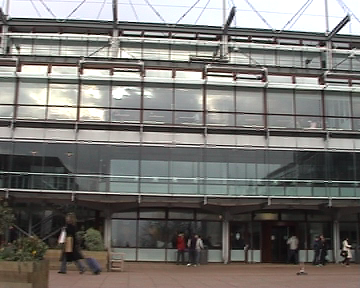
%> input picture mvg/images/parade1.bmp, 360 x 288 px; its folder holds only this picture in this run
$ octave cvpr_computedescriptors.m   (GNU Octave 9; MATLAB toolbox functions it lacks are replaced by stand-ins)
%> lines starting %> are read from the running program, lines starting %| are printed output that depends on the picture; in (x1, y1, x2, y2) boxes, pixels count from 0 and x2, y2 are one past the last pixel; in counts of white or black regions, pixels touching at a corner belong together; the program's own positions count from 1
### spatial_grid_combined/spatial_grid_combined.m
function F=spatial_grid_combined(img, R, C, Q)

%% Input params:
% img:      RGB image
% rows:     number of row cells
% cols:     number of col cells
% Q:        Number of angle quantisation levels
%% Output:
% F:        Feature vector of img
F = [];
img_colour = img;
im = rgb2gray(img);
im=im2double(im);

% Gy = Gx'
Gx=[1 0 -1; 2 0 -2; 1 0 -1];
Gy=[1 2 1; 0 0 0; -1 -2 -1];

f_x = conv2(im, Gx, 'same');
f_y = conv2(im, Gy, 'same');

magnitude = zeros(size(im));
orientation = zeros(size(im));

[rows, cols] = size(im);

for i=1:rows
    for j=1:cols
        magnitude(i,j) = sqrt(f_x(i,j)^2+f_y(i,j)^2);
        orientation(i,j)=atan2(f_y(i,j),f_x(i,j));
        %orientation(i,j)=atan(f_y(i,j)/f_x(i,j));
    end
end


thresholded_magnitude = (magnitude>(pi/10));

grid_img = create_grid(im, R, C);
[row_size, col_size, ~] = size(grid_img);
valid = size(grid_img{1,1});

thresholded_mag_grid = create_grid(thresholded_magnitude, R, C);
orient_grid = create_grid(orientation, R, C);
img_colour_grid = create_grid(img_colour, R, C);

for i=1:row_size
    for j=1:col_size
        if (size(grid_img{i,j})==valid)
            current_colour_grid = img_colour_grid{i, j};
            [rr, cc] = size(grid_img{i, j});
            curr_thresholded_mag_grid = thresholded_mag_grid{i, j};
            curr_orient_grid = orient_grid{i,j};
            curr_orient_grid = curr_orient_grid+pi; % Adjust range from [-pi, pi] to [0, 2pi]
            distinguishable_edges_indexes = find(curr_thresholded_mag_grid>0);

            temp = [];
            [END, ~] = size(distinguishable_edges_indexes);
            for idx=1:END
                curr_edge_idx = distinguishable_edges_indexes(idx);
                curr_orient_cell = curr_orient_grid(curr_edge_idx);
                temp = [temp, curr_orient_cell];

            end

            temp = floor(temp.*Q);
            h = histogram(temp, Q);
            total_area = rr*cc;
            norm_h = h.Values/total_area;
            F = [F, norm_h];

            overall_mean = mean(mean(current_colour_grid));

            mean_read = overall_mean(:,:,1);
            mean_green = overall_mean(:,:,2);
            mean_blue = overall_mean(:,:,3);

            curr_mean = [mean_read, mean_green, mean_blue];
            F = [F, curr_mean];

        end
    end
end


return;

### spatial_grid_EOH/create_grid.m
function F = create_grid(im, rows, cols)

F = [];
[height, width, colour] = size(im);

full_rows = fix(height/rows);
rem_rows = rem(height,rows);
row_grid = [full_rows * ones(1, rows), rem_rows];

full_cols = fix(width/cols);
rem_cols = rem(width,cols);
col_grid = [full_cols * ones(1, cols), rem_cols];

grid_img = mat2cell(im, row_grid, col_grid, colour);

F=grid_img;
end

### pca/cvpr_computedescriptors.m
%% EEE3032 - Computer Vision and Pattern Recognition (ee3.cvpr)
%%
%% cvpr_computedescriptors.m
%% Skeleton code provided as part of the coursework assessment
%% This code will iterate through every image in the MSRCv2 dataset
%% and call a function 'extractRandom' to extract a descriptor from the
%% image.  Currently that function returns just a random vector so should
%% be changed as part of the coursework exercise.
%%
%% (c) John Collomosse 2010  (J.Collomosse@surrey.ac.uk)
%% Centre for Vision Speech and Signal Processing (CVSSP)
%% University of Surrey, United Kingdom

close all;
clear all;

%% Edit the following line to the folder you unzipped the MSRCv2 dataset to
DATASET_FOLDER = '/Users/darinageorgieva/Documents/dev/uni/cvprlab/labs/cw/MSRC_ObjCategImageDatabase_v2';

%% Create a folder to hold the results...
OUT_FOLDER = '/Users/darinageorgieva/Documents/dev/uni/cvprlab/labs/cw/cwork_basecode_2012/descriptors';
%% and within that folder, create another folder to hold these descriptors
%% the idea is all your descriptors are in individual folders - within
%% the folder specified as 'OUT_FOLDER'.
OUT_SUBFOLDER='combined';


allfiles=dir (fullfile([DATASET_FOLDER,'/Images/*.bmp']));
for filenum=1:length(allfiles)
    fname=allfiles(filenum).name;
    tic;
    imgfname_full=([DATASET_FOLDER,'/Images/',fname]);
    img = imread(imgfname_full);
%> img is the input picture: size 288x360x3 uint8; mean R, G, B 119, 116.9, 113.3
    fout=[OUT_FOLDER,'/',OUT_SUBFOLDER,'/',fname(1:end-4),'.mat'];%replace .bmp with .mat

    %% Image descriptors:
    % Input parameters: (img, rows, cols, level of quantization)
    F=spatial_grid_combined(img, 16, 16, 8);
%> in spatial_grid_combined, `im = rgb2gray(img);`:
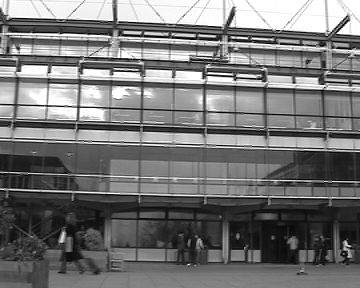
%> im: size 288x360 uint8; min 0, max 255, mean 117.2
%> in spatial_grid_combined, `f_x = conv2(im, Gx, 'same');`:
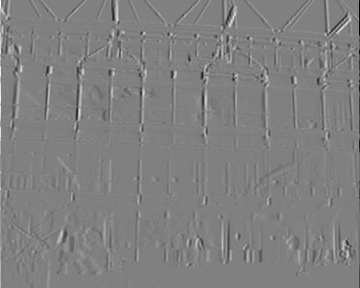
%> f_x: size 288x360 double; min -4, max 3.94, mean 0.000245; drawn with min black and max white
%> in spatial_grid_combined, `f_y = conv2(im, Gy, 'same');`:
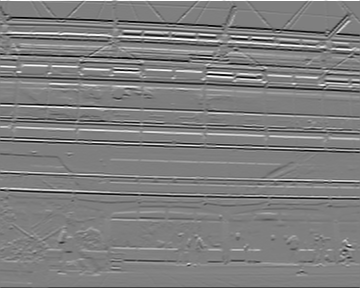
%> f_y: size 288x360 double; min -4, max 4, mean -0.00652; drawn with min black and max white
%> after the loop in spatial_grid_combined, `for i=1:rows`:
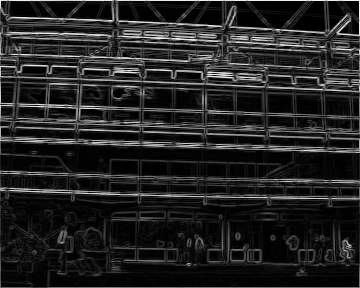
%> magnitude: size 288x360 double; min 0, max 4.24, mean 0.595; drawn with min black and max white
%> after the loop in spatial_grid_combined, `for i=1:rows`:
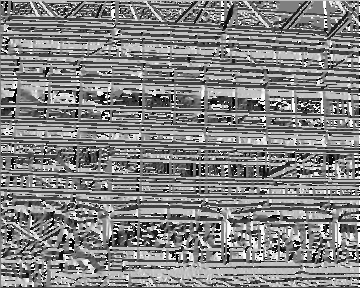
%> orientation: size 288x360 double; min -3.14, max 3.14, mean 0.0832; drawn with min black and max white
%> in spatial_grid_combined, `thresholded_magnitude = (magnitude>(pi/10));`:
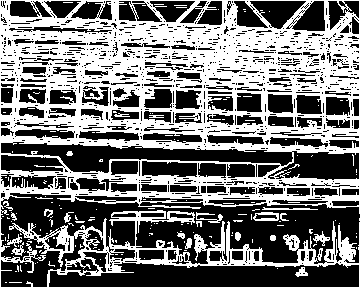
%> thresholded_magnitude: size 288x360 logical; 45.8% white; 177 white regions (154 under 20 px), largest, box (x1, y1, x2, y2) and area: (0, 0, 360, 288) 45646, (253, 212, 279, 221) 139, (196, 212, 223, 223) 109
%> in create_grid, `grid_img = mat2cell(im, row_grid, col_grid, colour);`: grid_img = 289 items
%> in spatial_grid_combined, `[row_size, col_size, ~] = size(grid_img);`: row_size = 17
%> in spatial_grid_combined, `valid = size(grid_img{1,1});`: valid = [18 22]
%> in spatial_grid_combined, `thresholded_mag_grid = create_grid(thresholded_magnitude, R, C);`: thresholded_mag_grid = 289 items
%> the loop in spatial_grid_combined, `for i=1:row_size` made 17 passes
%> after the loop in spatial_grid_combined, `for i=1:row_size`: END = 22; F = 2816 values, max 255 at index 143, min 0 at index 37, mean 31.84; cc = 22; curr_edge_idx = 396; curr_mean = [134.1 110.2 99.9]; curr_orient_cell = 1.57; distinguishable_edges_indexes = 22 values from 18 to 396; h = {Values [0 0 0 0 22 0 0 0], BinEdges [11.5 11.62 11.75 11.88 12 12.12 12.25 12.38 12.5], NumBins 8, BinCounts [0 0 0 0 22 0 0 0], BinWidth 0.125}; mean_blue = 99.9; mean_green = 110.2; mean_read = 134.1; norm_h = [0 0 0 0 0.0556 0 0 0]; overall_mean = [134.1 110.2 99.9]; rr = 18; temp = 22 values from 12 to 12; total_area = 396

    save(fout,'F');
    toc
end
